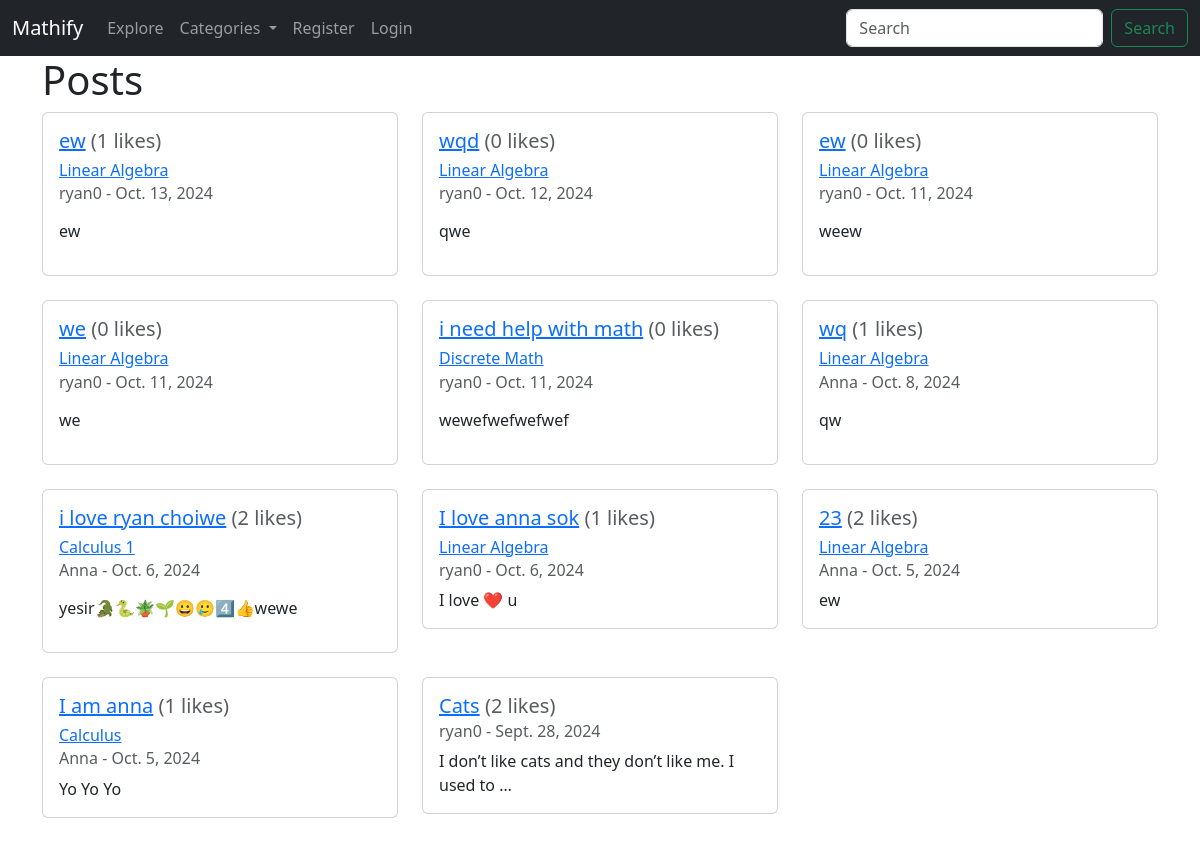
/explore/, run on the app's committed database.
### myApp/models.py (models this page shows, shortened)
class Post(models.Model):
    title = models.CharField(max_length=255)
    header_image = models.ImageField(null=True, blank=True, upload_to="images/")
    author = models.ForeignKey(User, on_delete=models.CASCADE)
    body = RichTextField(blank=True, null=True)
    post_date = models.DateField(auto_now_add=True)
    category = models.CharField(max_length=255, default='uncategorized')
    likes = models.ManyToManyField(User, related_name='blog_post')
    def total_likes(self):
        return self.likes.count()

### myApp/views.py (the view)
# urls.py: path('explore/', BlogView.as_view(), name="blog_view"),
class BlogView(ListView):
    model = Post
    template_name = 'myApp/blog.html'
    ordering = ['-post_date']
    def get_context_data(self, *args, **kwargs):
        cat_menu = Category.objects.all()
        context = super(BlogView, self).get_context_data(*args, **kwargs)
        context["cat_menu"] = cat_menu
        return context

### myApp/models.py (called while the page is built)
    def __str__(self):
        return self.name

### myApp/templates/myApp/blog.html (shortened to what this page needs)
{% extends 'myApp/base.html' %}
{% block content %}
<h1>Posts</h1>
<div class="row">
    {% for post in object_list %}
    <div class="col-md-4 mb-4">
        <div class="card">
            <div class="card-body">
                <h5 class="card-title">
                    <a href="{% url 'article_details' pk=post.pk %}">{{ post.title }}</a>
                    <span class="text-muted"> ({{ post.total_likes }} likes)</span>
                </h5>
                {% if post.category != 'uncategorized' %}
                <h6>
                    <a href="{% url 'category' post.category|slugify %}">{{ post.category }}</a>
                </h6>
                {% endif %}
                <h6 class="card-subtitle mb-2 text-muted">
                    {{ post.author.username }} - {{ post.post_date }}
                </h6>
                <p class="card-text">{{ post.body|safe|truncatewords:12 }}</p>
            </div>
        </div>
    </div>
    {% endfor %}
</div>
{% endblock %}

### myApp/templates/myApp/base.html (shortened to what this page needs)
<!doctype html>
<html lang="en">
  <head>
    <link href="https://cdn.jsdelivr.net/npm/bootstrap@5.3.3/dist/css/bootstrap.min.css" rel="stylesheet">
  </head>
  <body>
    <nav class="navbar navbar-expand-lg navbar-dark bg-dark">
        <div class="container-fluid">
          <a class="navbar-brand" href="{% url 'home' %}">Mathify</a>
          <div class="collapse navbar-collapse" id="navbarSupportedContent">
            <ul class="navbar-nav me-auto mb-2 mb-lg-0">
              <li class="nav-item">
                <a class="nav-link" href="{% url 'blog_view' %}">Explore</a>
              </li>
              {% if cat_menu %}
                <li class="nav-item dropdown">
                  <a class="nav-link dropdown-toggle" href="#" role="button" data-bs-toggle="dropdown" aria-expanded="false">
                    Categories
                  </a>
                </li>
              {%  endif %}
              {% if user.is_authenticated %}
                <li class="nav-item">
                  <a class="nav-link" href="{% url 'add_post' %}">Add Post</a>
                </li>
                <li class="nav-item dropdown">
                  <a class="nav-link dropdown-toggle" href="#" role="button" data-bs-toggle="dropdown" aria-expanded="false">
                    Profile
                  </a>
                  <ul class="dropdown-menu">
                    <li><a class="dropdown-item" href="{% url 'edit_profile' %}">Edit Setting</a></li>
                    {% if user.profile.id %}
                      <li><a class="dropdown-item" href="{% url 'edit_profile_page' user.profile.id %}">Edit Profile Page</a></li>
                    {% else %}
                      <li><a class="dropdown-item" href="{% url 'create_profile' %}">Create Profile Page</a></li>
                    {% endif %}
                  </ul>
                </li>
                <li>
                  <form method="post" action="{% url 'logout' %}" class="nav-item">
                  {% csrf_token %}
                  <button type="submit" class="nav-link">Logout</button>
                  </form>
                </li>
              {% else %}
                <li class="nav-item">
                  <a class="nav-link" href="{% url 'register' %}">Register</a>
                </li>
                <li class="nav-item">
                  <a class="nav-link" href="{% url 'login' %}">Login</a>
                </li>
              {%  endif %}
            </ul>
            <form class="d-flex" role="search">
              <input class="form-control me-2" type="search" placeholder="Search" aria-label="Search">
              <button class="btn btn-outline-success" type="submit">Search</button>
            </form>
          </div>
        </div>
      </nav>
    <div class="container">
        {% block content %}
        {% endblock %}
    </div>
  </body>
</html>

### data on the page
Post: title "ew", total_likes "1", category "Linear Algebra", author.username "ryan0", post_date "Oct. 13, 2024", body "ew"
Post: title "wqd", total_likes "0", category "Linear Algebra", author.username "ryan0", post_date "Oct. 12, 2024", body "qwe"
Post: title "ew", total_likes "0", category "Linear Algebra", author.username "ryan0", post_date "Oct. 11, 2024", body "weew"
Post: title "we", total_likes "0", category "Linear Algebra", author.username "ryan0", post_date "Oct. 11, 2024", body "we"
Post: title "i need help with math", total_likes "0", category "Discrete Math", author.username "ryan0", post_date "Oct. 11, 2024", body "wewefwefwefwef"
Post: title "wq", total_likes "1", category "Linear Algebra", author.username "Anna", post_date "Oct. 8, 2024", body "qw"
Post: title "i love ryan choiwe", total_likes "2", category "Calculus 1", author.username "Anna", post_date "Oct. 6, 2024", body "yesir🐊🐍🪴🌱😀🥲4️⃣👍wewe"
Post: title "I love anna sok", total_likes "1", category "Linear Algebra", author.username "ryan0", post_date "Oct. 6, 2024", body "I love ❤️ u"
Post: title "23", total_likes "2", category "Linear Algebra", author.username "Anna", post_date "Oct. 5, 2024", body "ew"
Post: title "I am anna", total_likes "1", category "Calculus", author.username "Anna", post_date "Oct. 5, 2024", body "Yo Yo Yo"
Post: title "Cats", total_likes "2", author.username "ryan0", post_date "Sept. 28, 2024", body "I don’t like cats and they don’t like me. I used to …"
